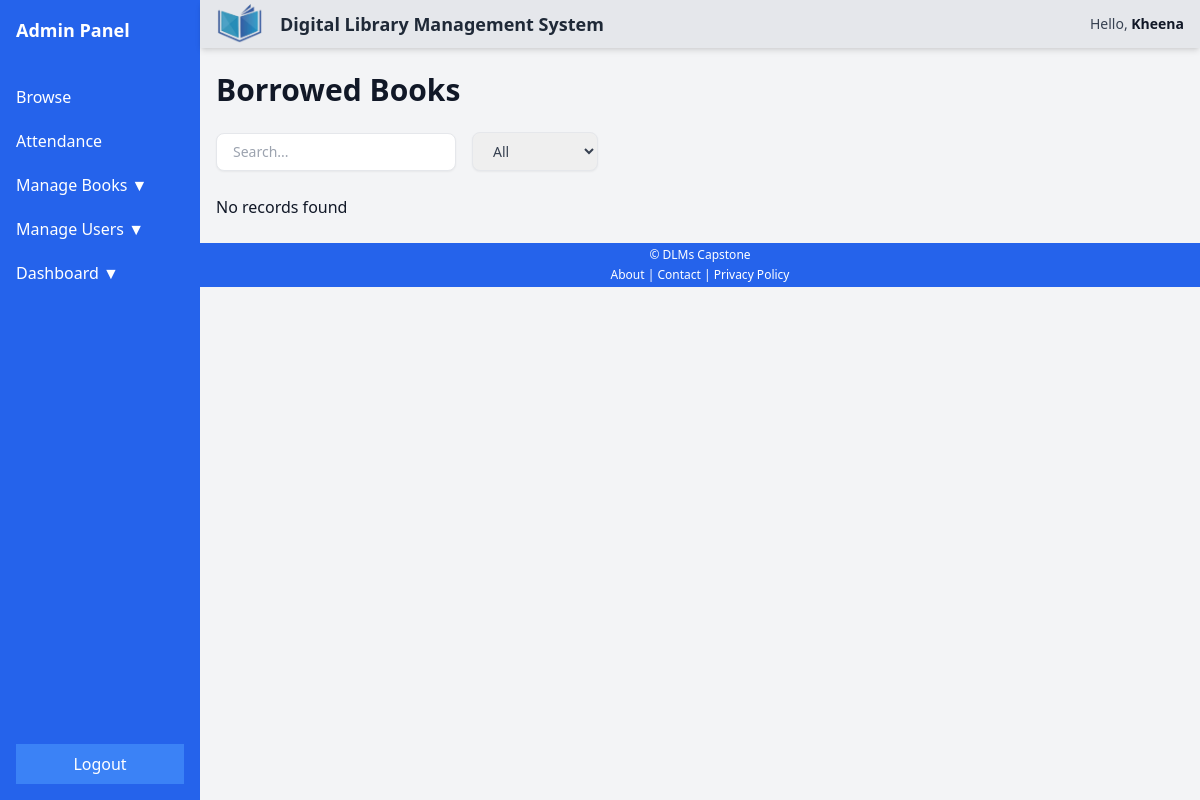
Before: /dashboard/admin/BorrowDisplay.php (signed in) with the older database file.
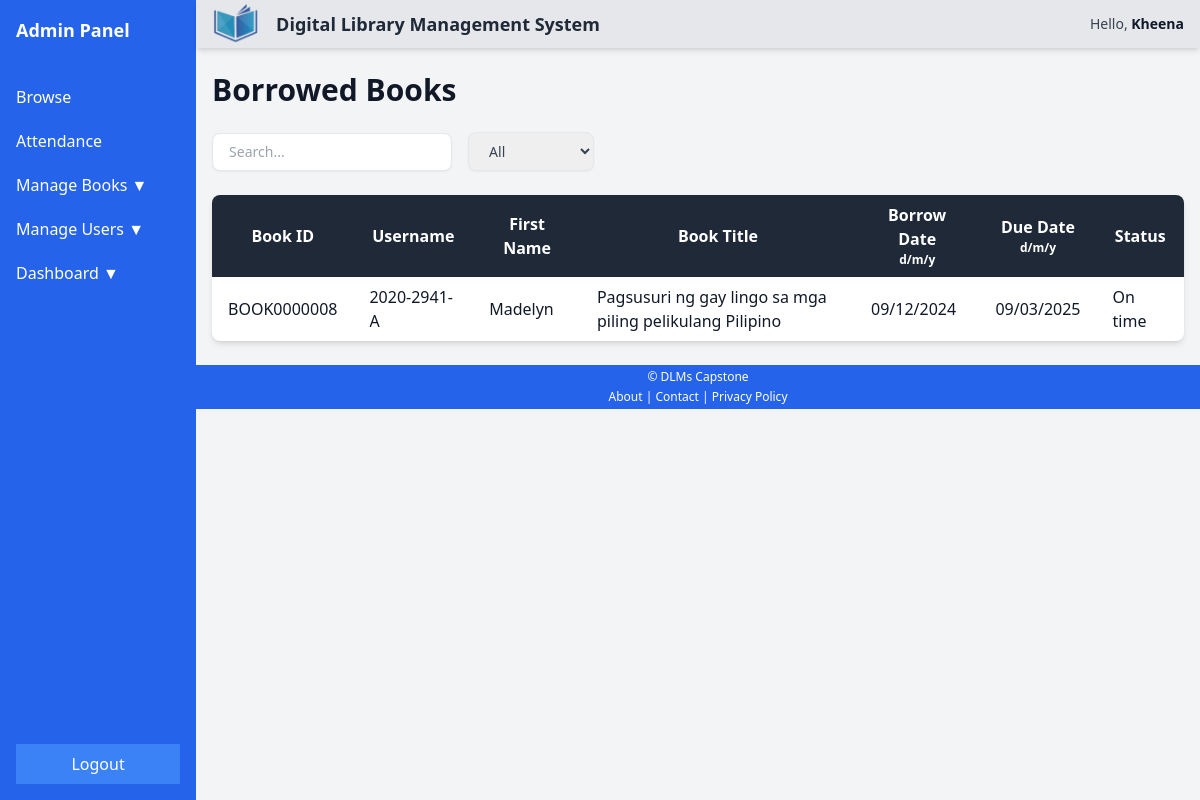
After: the same page with the newer database file.
### tables this page shows
CREATE TABLE `contact` (
  `IDno` varchar(11) NOT NULL,
  `email1` varchar(100) DEFAULT NULL,
  `con1` varchar(20) DEFAULT NULL
);

CREATE TABLE `users_info` (
  `IDno` varchar(11) NOT NULL,
  `Fname` varchar(50) DEFAULT NULL,
  `Sname` varchar(50) DEFAULT NULL,
  `Mname` varchar(50) DEFAULT NULL,
  `Ename` varchar(50) DEFAULT NULL,
  `gender` varchar(10) DEFAULT NULL,
  `photo` varchar(255) DEFAULT NULL
);

CREATE TABLE `borrow_book` (
  `borrow_id` int(11) NOT NULL,
  `IDno` varchar(11) NOT NULL,
  `book_id` varchar(50) NOT NULL,
  `ID` int(11) NOT NULL,
  `borrow_date` datetime NOT NULL DEFAULT current_timestamp(),
  `return_date` datetime DEFAULT NULL,
  `due_date` date DEFAULT NULL
);

CREATE TABLE `book_copies` (
  `ID` int(11) NOT NULL,
  `book_id` varchar(50) NOT NULL,
  `copy_ID` varchar(50) NOT NULL,
  `B_title` varchar(255) NOT NULL,
  `status` enum('Available','Borrowed','Reserve') DEFAULT NULL,
  `callNumber` varchar(50) DEFAULT NULL,
  `circulationType` varchar(50) DEFAULT NULL,
  `dateAcquired` date DEFAULT NULL,
  `description1` text DEFAULT NULL,
  `description2` text DEFAULT NULL,
  `description3` text DEFAULT NULL,
  `number1` int(11) DEFAULT NULL,
  `number2` int(11) DEFAULT NULL,
  `number3` int(11) DEFAULT NULL,
  `Sublocation` varchar(100) DEFAULT NULL,
  `vendor` varchar(100) DEFAULT NULL,
  `fundingSource` varchar(100) DEFAULT NULL,
  `rating` int(11) NOT NULL DEFAULT 0,
  `note` varchar(50) NOT NULL
);

### dashboard/config.php (called while the page is built, shortened)
<?php
$db_host = 'localhost';
$db_username = 'root';
$db_password = '';
$db_name = 'dlms';
$conn = mysqli_connect($db_host, $db_username, $db_password, $db_name);
$idno = isset($_SESSION['admin']) ? $_SESSION['admin']['IDno'] :
       (isset($_SESSION['student']) ? $_SESSION['student']['IDno'] : $_SESSION['librarian']['IDno']);
$combinedQuery = "
    SELECT
        contact.email1, contact.con1,
        address.municipality, address.barangay, address.province, address.DOB,
        users_info.Fname, users_info.Sname, users_info.IDno, users_info.Mname, users_info.Ename, users_info.gender, users_info.photo,
        user_details.college, user_details.course, user_details.yrLVL, user_details.A_LVL, user_details.status
    FROM contact
    JOIN address ON contact.IDno = address.IDno
    JOIN users_info ON contact.IDno = users_info.IDno
    JOIN user_details ON contact.IDno = user_details.IDno
    WHERE contact.IDno = ?
";
$stmt = $conn->prepare($combinedQuery);
$stmt->bind_param("s", $idno);
$stmt->execute();
$result = $stmt->get_result();
$userData = $result->fetch_assoc();
?>

### dashboard/admin/BorrowDisplay.php (the view, shortened to what this page needs)
<?php
  include '../config.php';
  $query = "
      SELECT
          bb.book_id, bb.borrow_id, bb.borrow_date, ui.IDno, ui.Fname, ui.Sname,
          bc.B_title, b.author, bb.due_date, ud.college, ud.course, bc.rating
      FROM borrow_book AS bb
      JOIN users_info AS ui ON bb.IDno = ui.IDno
      JOIN user_details AS ud ON bb.IDno = ud.IDno
      JOIN book_copies AS bc ON bb.book_id = bc.book_id
      JOIN book AS b ON bc.B_title = b.B_title
      WHERE bb.return_date IS NULL
  ";
  $stmt = $conn->prepare($query);
  $stmt->execute();
  $result = $stmt->get_result();
  function calculateOverdue($due_date)
  {
      $currentDate = new DateTime();
      $dueDate = new DateTime($due_date);
      return ($dueDate < $currentDate) ? 'Overdue' : 'On time';
  }
?>
<!DOCTYPE html>
<html lang="en">
<head>
  <link href="https://cdn.jsdelivr.net/npm/tailwindcss@2.2.19/dist/tailwind.min.css" rel="stylesheet">
  <script src="https://cdn.tailwindcss.com"></script>
</head>
<body class="flex flex-col min-h-screen bg-gray-100 text-gray-900">
    <main class="flex flex-grow">
        <?php include 'include/sidebar.php'; ?>
        <div class="flex-grow ">
        <?php include 'include/header.php'; ?>
      <div class="container mx-auto px-4 py-6 ">
        <h2 class="text-3xl font-semibold mb-6">Borrowed Books</h2>
        <div class="flex flex-row gap-4 mb-6 items-center">
          <input type="text" id="searchBox"
            class="form-input block w-40 sm:w-60 px-4 py-2 border rounded-lg shadow-sm focus:outline-none focus:ring-2 focus:ring-blue-600 focus:border-transparent text-gray-700 text-sm"
            placeholder="Search..." />
          <select id="filterType"
            class="form-select block px-4 py-2 border rounded-lg shadow-sm focus:outline-none focus:ring-2 focus:ring-blue-600 focus:border-transparent text-gray-700 text-sm">
            <option value="all">All</option>
          </select>
        </div>
        <div id="booksTableContainer">
          <?php if ($result && $result->num_rows > 0): ?>
          <div class="overflow-x-auto bg-white rounded-lg shadow-md">
            <table class="min-w-full table-auto">
              <thead class="bg-gray-800 text-white">
                <tr>
                  <th class="px-4 py-2">Book ID</th>
                  <th class="px-4 py-2">Username</th>
                  <th class="px-4 py-2">First Name</th>
                  <th class="px-4 py-2">Book Title</th>
                  <th class="px-4 py-2">Borrow Date<br>
                  <h5 style="font-size: 12px; margin: 0;">d/m/y</h5></th></th>
                  <th class="px-4 py-2">Due Date<br>
                    <h5 style="font-size: 12px; margin: 0;">d/m/y</h5></th>
                  <th class="px-4 py-2">Status</th>
                </tr>
              </thead>
              <tbody>
                    <?php while ($row = $result->fetch_assoc()): ?>
                    <tr class="cursor-pointer" data-id="<?= $row['book_id'] ?>" data-rating="<?= $row['rating'] ?>">
                      <td class="px-4 py-2">
                        <?= htmlspecialchars($row['book_id']) ?>
                      </td>
                      <td class="px-4 py-2">
                        <?= htmlspecialchars($row['IDno']) ?>
                      </td>
                      <td class="px-4 py-2">
                        <?= htmlspecialchars($row['Fname']) ?>
                      </td>
                      <td class="px-4 py-2">
                        <?= htmlspecialchars($row['B_title']) ?>
                      </td>
                      <td class="px-4 py-2">
                        <?php
                        $borrowDate = new DateTime($row['borrow_date']);
                        echo htmlspecialchars($borrowDate->format('d/m/Y'));
                        ?>
                      </td>
                      <td class="px-4 py-2">
                        <?php
                        $dueDate = new DateTime($row['due_date']);
                        echo htmlspecialchars($dueDate->format('d/m/Y'));
                        ?>
                      </td>
                      <td class="px-4 py-2">
                        <?= calculateOverdue($row['due_date']) ?>
                      </td>
                    </tr>
                    <?php endwhile; ?>
                </tbody>
            </table>
          </div>
          <?php else: ?>
          <p>No records found</p>
          <?php endif; ?>
        </div>
        </div>
         <footer class="bg-blue-600 text-white mt-auto">
            <?php include 'include/footer.php'; ?>
        </footer>
    </main>
</body>
</html>

### dashboard/admin/include/sidebar.php (shortened to what this page needs)
<aside class="bg-blue-600 text-white sticky top-0 z-1000 flex flex-col w-1/6 max-h-screen">
    <div class="p-4 font-bold text-lg border-b border-blue-600">
        Admin Panel
    </div>
    <nav class="flex-grow">
        <ul class="space-y-1 py-4">
            <li>
                <a href="index.php" class="block py-2 px-4 <?php echo (basename($_SERVER['PHP_SELF']) == 'index.php') ? 'bg-blue-700' : ''; ?> hover:bg-blue-700">Browse</a>
            </li>
            <li>
                <a href="QRscan/index.php" class="block py-2 px-4 <?php echo (basename($_SERVER['PHP_SELF']) == 'index.php' && strpos($_SERVER['REQUEST_URI'], 'QRscan/') !== false) ? 'bg-blue-700' : ''; ?> hover:bg-blue-700">Attendance</a>
            </li>
            <li class="relative group">
                <button class="w-full flex justify-between items-center py-2 px-4 hover:bg-blue-700">
                    Manage Books ▼
                </button>
            </li>
            <li class="relative group">
                <button class="w-full flex justify-between items-center py-2 px-4 hover:bg-blue-700">
                    Manage Users ▼
                </button>
            </li>
            <li class="relative group">
                <button class="w-full flex justify-between items-center py-2 px-4 hover:bg-blue-700">
                    Dashboard ▼
                </button>
            </li>
        </ul>
    </nav>
    <div class="py-4 px-4">
        <a href="#" id="logoutBtn" class="block py-2 px-4 bg-blue-500 text-white text-center <?php echo (basename($_SERVER['PHP_SELF']) == 'logout.php') ? 'bg-blue-700' : ''; ?> hover:bg-blue-700">Logout</a>
    </div>
</aside>

### dashboard/admin/include/header.php
<div class="flex sticky top-0 shadow-md z-10 items-center justify-between bg-gray-200 w-full h-[3rem] shadow-md">
    <div class="flex items-center">
        <a href="#">
            <img src="../../Registration/pic/logo wu.png" alt="Logo" class="w-12 m-4">
        </a>
        <strong class="text-lg font-semibold text-gray-800">
            Digital Library Management System
        </strong>
    </div>
    <div class="flex items-center space-x-4 m-4">
        <?php if ($userData): ?>
            <span class="text-sm text-gray-700 font-medium">Hello,
                <strong class="text-gray-900"><?php echo htmlspecialchars($userData['Fname']); ?></strong>
            </span>
        <?php else: ?>
            <span class="text-sm text-gray-700 font-medium">Hello, <strong class="text-gray-900">Guest</strong></span>
        <?php endif; ?>
    </div>
</div>

### dashboard/admin/include/footer.php
<footer class="bg-blue-600 text-white p-1 mt-auto text-xs">
  <div class="container mx-auto text-center">
    <p>&copy; DLMs Capstone</p>
    <div class="mt-1">
      <a href="#" class="text-white hover:underline text-xs">About</a> |
      <a href="#" class="text-white hover:underline text-xs">Contact</a> |
      <a href="#" class="text-white hover:underline text-xs">Privacy Policy</a>
    </div>
  </div>
</footer>

Changed rows visible on the page:
added borrow_book: book "BOOK0000008", IDno.IDno "2020-2941-A", IDno.Fname "Madelyn", book_copies.B_title "Pagsusuri ng gay lingo sa mga piling pelikulang Pilipino", borrow_date "09/12/2024", due_date "09/03/2025", due_date "On time"
Other visible differences:
text no longer shown: "No records found"
text now shown: "Book ID Username First Name Book Title Borrow Date d/m/y Due Date d/m/y Status"
